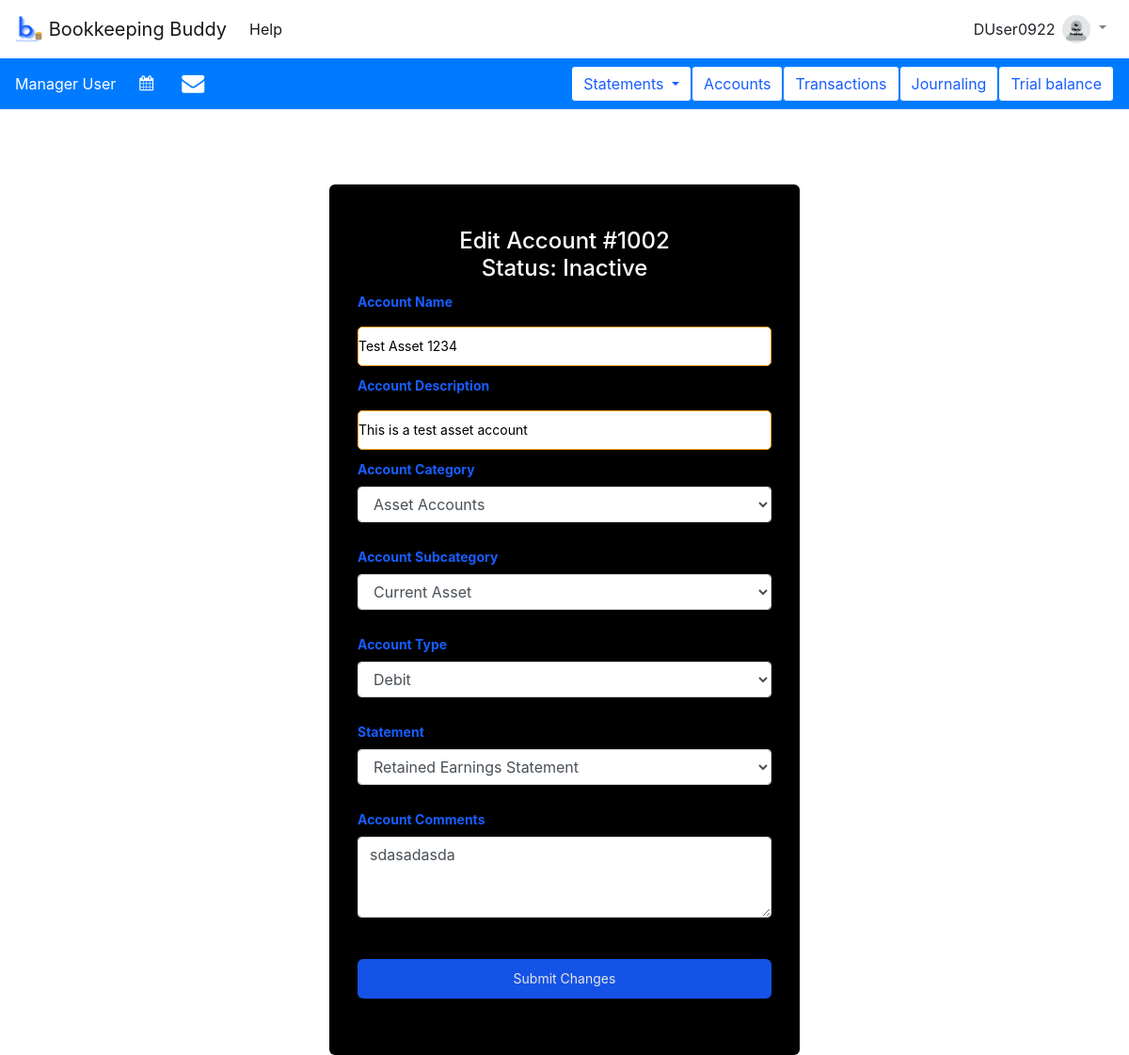
The page /fin_accts/edit_acct/1002 (signed in) on the database its author committed.
### tables this page shows
CREATE TABLE users (
  username TEXT PRIMARY KEY UNIQUE,
  email_address TEXT NOT NULL,
  first_name TEXT NOT NULL,
  last_name TEXT NOT NULL,
  active INTEGER NOT NULL,
  role INTEGER NOT NULL,
  picture BLOB,
  password TEXT NOT NULL,
  address TEXT NOT NULL,
  DOB TEXT NOT NULL,
  old_passwords TEXT NOT NULL,
  password_refresh_date TEXT NOT NULL,
  incorrect_login_attempts INTEGER NOT NULL,
  suspend_start_date TEXT,
  suspend_end_date TEXT,
  creation_date TEXT NOT NULL,
  first_pet TEXT NOT NULL,
  city_born TEXT NOT NULL,
  year_graduated_hs INTEGER NOT NULL
);

CREATE TABLE accounts (
    acct_name TEXT NOT NULL UNIQUE,
    acct_num INTEGER PRIMARY KEY AUTOINCREMENT UNIQUE,
    acct_desc TEXT,
    /* category to which this account belongs. Must be in
       the acct_categories table */
    acct_category INTEGER NOT NULL REFERENCES acct_categories(number),
    /* Account subcategory. Must be in subcategory table */
    acct_subcategory INTEGER NOT NULL REFERENCES subcategories(id_num),
    /* debit acct == 1, credit acct == 0 */
    debit INTEGER NOT NULL,
    /* stored as cents (no decimals) */
    initial_bal INTEGER NOT NULL,
    /* stored as cents (no decimals) */
    balance INTEGER NOT NULL,
    /* string in the format YYYY-MM-DD */
    date_created TEXT NOT NULL,
    /* must have been created by someone in users table */
    created_by TEXT NOT NULL REFERENCES users(username),
    /* financial statement which uses this account */
    statement INTEGER NOT NULL REFERENCES statements(number),
    /* Comment about this account */
    comment TEXT,
    /* Account active? 0 == inactive, 1 == active */
    active INTEGER DEFAULT 0 NOT NULL
);

CREATE TABLE acct_categories (
    /* name of this category */
    name TEXT NOT NULL,
    /* unique identifier for this category */
    number INTEGER PRIMARY KEY UNIQUE
);

CREATE TABLE subcategories (
    /* Unique ID for this subcategory */
    id_num INTEGER PRIMARY KEY AUTOINCREMENT UNIQUE,
    /* Which category does this subcategory belong to? */
    category INTEGER REFERENCES acct_categories(number),
    /* Name of this subcategory */
    name TEXT NOT NULL
);

CREATE TABLE statements(
    /* unique identifier for this statement */
    number INTEGER PRIMARY KEY UNIQUE,
    /* name of this statement */
    name TEXT NOT NULL
);

### appl_domain/fin_accts.py (the view, shortened to what this page needs)
@bp.route('/edit_acct/<account_num>', methods=('GET', 'POST'))
@login_required
def edit_account(account_num):
    db = get_db()
    account = db.execute(
        "SELECT * from accounts WHERE acct_num = ?", (account_num,)
    ).fetchone()
    categories = db.execute(
        "SELECT * FROM acct_categories"
    ).fetchall()
    subcategories = db.execute(
        "SELECT * FROM subcategories"
    ).fetchall()
    statements = db.execute(
        "SELECT * FROM statements"
    ).fetchall()
    account = db.execute(
        "SELECT * from accounts WHERE acct_num = ?", (account_num,)
    ).fetchone()
    return render_template('fin_accts/create_account.html',
                           account=account,
                           statements=statements,
                           categories=categories,
                           subcategories=subcategories)

### appl_domain/auth.py (called while the page is built)
def login_required(view):
    @functools.wraps(view)
    def wrapped_view(**kwargs):
        if g.user is None:
            return redirect(url_for('auth.login'))
        return view(**kwargs)
    return wrapped_view

@bp.before_app_request
def load_logged_in_user():
    username = session.get('username')
    if username is None:
        g.user = None
    else:
        g.user = get_db().execute(
            "SELECT * FROM users WHERE username = ?", (username,)
        ).fetchone()

### appl_domain/db.py (called while the page is built)
def get_db():
    if 'db' not in g:
        g.db = sqlite3.connect(
            current_app.config['DATABASE'],
            detect_types=sqlite3.PARSE_DECLTYPES
        )
        g.db.row_factory = sqlite3.Row
    return g.db

### appl_domain/templates/fin_accts/create_account.html (shortened to what this page needs)
{% extends 'base.html' %}
{% block content %}
<div class = "loginbox">
    <form class = "box" method="post">
        <h1>
    {% block title %}
        {% if account %}
            Edit Account #{{ account['acct_num'] }}
        {% else %}
            Create a new financial account
        {% endif %}
    {% endblock %}
    {% if account %}
        <br>
        Status: {% if account['active'] == 1 %}Active{% else %}Inactive{% endif %}
    {% endif %}
    </h1>
        <label for="acct_name">Account Name</label>
        <input name="acct_name" placeholder="Enter a name for the new account" id="acct_name" {% if account %} value="{{ account['acct_name'] }}" {% endif %}required>
        <br>
        <label for="acct_desc">Account Description</label>
        <input name="acct_desc" placeholder="Enter a description of the new account" id="acct_desc" {% if account %} value="{{ account['acct_desc'] }}" {% endif %}required>
        <br>
        <label for="acct_category">Account Category</label>
        <select name="acct_category" id="acct_category" class="form-control">
            {% for category in categories %}
            <option value="{{ category['number'] }}" {% if account and account['acct_category'] == category['number'] %} selected {% endif %}>{{ category['name'] }}</option>
            {% endfor %}
        </select>
        <br>
        <label for="acct_subcategory">Account Subcategory</label>
        <select name="acct_subcategory" id="acct_subcategory", class="form-control">
            {% for category in categories %}
                <optgroup label="{{ category['name'] }}">
                    {% for subcategory in subcategories %}
                        {% if subcategory['category'] == category['number'] %}
                            <option value="{{ subcategory['id_num'] }}" {% if account and account['acct_subcategory'] == subcategory['id_num'] %} selected {% endif %}>{{ subcategory['name'] }}</option>
                        {% endif %}
                    {% endfor %}
                </optgroup>
            {% endfor %}
        </select>
        <br>
        <label for="debit">Account Type</label>
        <select name="debit" id="debit" class="form-control">
            <option value="1" {% if account and account['debit'] == 1 %} selected {% endif %}>Debit</option>
        </select>
        <br>
        <label for="statement">Statement</label>
        <select name="statement" id="statement" class="form-control">
            {% for statement in statements %}
                <option value="{{ statement['number'] }}" {% if account and account['statement'] == statement['number'] %} selected {% endif %}>{{ statement['name'] }}</option>
            {% endfor %}
        </select>
        <br>
        <label for="comment">Account Comments</label>
         <textarea class="form-control" name="comment" id="comment" placeholder="Enter comments about this account" rows="3">{% if account %}{{ account['comment'] }}{% endif %}</textarea>
        <br>
            <input  data-toggle="tooltip" data-placement="top" title="Create a new financial account" class = "submit" type="submit" value="{% if account %}Submit Changes{% else %}Create Account{% endif %}"/>
    </form>
    </div>
{% endblock %}

### appl_domain/templates/base.html (shortened to what this page needs)
<!DOCTYPE html>
<html lang="en" xmlns="http://www.w3.org/1999/html" xmlns="http://www.w3.org/1999/html">
  <head>
     <link rel="stylesheet" href="{{url_for('static', filename = 'index.css') }}"/>
      <link rel="stylesheet" href="{{url_for('static', filename = 'datatable.css') }}"/>
      <link rel="stylesheet" href="{{url_for('static', filename = 'dateTime.css') }}"/>
    <link rel="stylesheet" href="https://cdn.jsdelivr.net/npm/bootstrap@4.5.3/dist/css/bootstrap.min.css">
       <link rel="stylesheet" href="https://cdnjs.cloudflare.com/ajax/libs/bootstrap-datepicker/1.9.0/css/bootstrap-datepicker.min.css" />
    <link rel="stylesheet" href="https://cdnjs.cloudflare.com/ajax/libs/font-awesome/4.7.0/css/font-awesome.min.css" />
          <link rel = "stylesheet" href = "https://cdn.datatables.net/fixedheader/3.2.3/css/fixedHeader.dataTables.min.css">
  </head>
<body>
<nav class="navbar sticky-top navbar-expand-lg navbar-light bg-white" style="position: relative; z-index: 999; overflow: visible">
    <a class="navbar-brand" href = {{ url_for('mainpage') }} > <img src="{{ url_for('static', filename='logo_cropped.png') }}" width="30" height="30" class="d-inline-block align-top" alt="Site logo">
        Bookkeeping Buddy
    </a>
    {%  if g.user %}
        <div class="collapse navbar-collapse" id="navbarSupportedContent">
            <ul class="navbar-nav mr-auto">
                <li class="nav-item active">
                    <a class="nav-link" href="{{ url_for('auth.help') }}">Help</a>
                </li>
            </ul>
            <div id="username" >{{ g.user['username'] }}</div>
            <ul class="navbar-nav mr-right">
                <li class="nav-item dropdown" style="position: relative; z-index: 999; overflow: visible">
                    {% if g.user['picture'] %}
                        <a class="nav-link dropdown-toggle" href="#" id="navbarDropdown" role="button" data-toggle="dropdown" aria-haspopup="true" aria-expanded="false">
                            <img class = "rounded-circle" width="30" height="30" alt="User's profile picture"/>
                        </a>
                        <div class="dropdown-menu dropdown-menu-right" aria-labelledby="navbarDropdown">
                            <a class="dropdown-item" href="{{ url_for('auth.my_account') }}">My Account</a>
                            <a class="dropdown-item" href="{{ url_for('auth.manage_users')}}" >Manage Users</a>
                            <div class="dropdown-divider"></div>
                            <a class="dropdown-item" href="{{ url_for('auth.logout') }}">Log Out</a>
                        </div>
                    {% else %}
                        <a class="nav-link dropdown-toggle" href="#" id="navbarDropdown" role="button" data-toggle="dropdown" aria-haspopup="true" aria-expanded="false">
                            <img src="{{ url_for('static', filename='no_photo.png') }}" class = "rounded-circle" width="30" height="30" alt="Placeholder profile picture"/>
                        </a>
                    {% endif %}
                </li>
            </ul>
        </div>
    {% endif %}
</nav>
{%  if g.user %}
    <nav class="navbar navbar-expand-lg navbar-light bg-primary">
        <div id="fullname" style="text-align: left; margin-right: 5vh; color: white">{{ g.user['first_name'] }} {{ g.user['last_name'] }}</div>
  <div class="collapse navbar-collapse" id="navbarSupportedContent1">
    <ul class="navbar-nav mr-auto">
      <li class="nav-item active">
          <form  class="form-inline">
        <div class = "row form-group">
               <div>
                   <i id = "datepicker" class = "fa fa-calendar" style="color: white"></i>
               </div>
                        </div>
      </li>
        <li class="nav-item active">
                        <div >
                            <a href={{ url_for('fin_accts.email') }}><i class="fa fa-envelope" style="font-size:24px; color:white; padding-left:30px"></i></a>
                        </div>
        </li>
    </ul>
    <form class="form-inline my-2 my-lg-0">
       <div class="dropdown">
              <button  data-placement="top" title="Create and view financial account statements" class="btn btn-primary dropdown-toggle" type="button" data-toggle="dropdown" style="background-color: white; color: #185DFF">Statements
              </button>
            </div>
 <button type="button" class="btn btn-outline-primary" data-toggle="tooltip" data-placement="top" title="View chart of accounts or create a new account" style = "background-color: white; color: #185DFF"  onclick="window.location.href='{{ url_for('fin_accts.view_accounts')}}'">Accounts</button>
        <button type="button" class="btn btn-outline-primary" data-toggle="tooltip" data-placement="top" title="View transactions or create a new transaction" style = "background-color: white; color: #185DFF" >Transactions</button>
        <button type="button" class="btn btn-outline-primary" style = "background-color: white; color: #185DFF" data-toggle="tooltip" data-placement="top" title="Create and view journal entries" onclick="window.location.href='{{ url_for('journaling.journal') }}'">Journaling</button>
        <button type="button" class="btn btn-outline-primary" style = "background-color: white; color: #185DFF" data-toggle="tooltip" data-placement="top" title="Create a trial balance">Trial balance</button>
    </form>
  </div>
</nav>
{% endif %}
</body>
<section class="content">
    {% block content %}{% endblock %}
</section>
</html>

### appl_domain/static/index.css (style rules this page uses)
body { background-image: url("backgroundbb.jpg"); background-repeat: no-repeat; background-attachment: fixed; background-size: cover; background-color: #CFCFCF; height: 500px; background-position: center center; position: relative; }

### appl_domain/templates/base.html (style rules this page uses)
* { margin: 0; padding: 0; }

### appl_domain/templates/fin_accts/create_account.html (style rules this page uses)
.loginbox { position: relative; max-width: 500px; width: 80%; border-radius: 6px; padding: 30px; margin-top: 10vh; margin-left: auto; margin-right: auto; background-color: black; }
.loginbox h1 { padding:0; text-align:center; color: white; font-size: x-large; }
.loginbox .box { position: relative; margin-top:16px; min-height: 400px; background: black; }
.box label { font-size: 14px; font-weight: bold; color: #185DFF; }
.box input { width: 100%; outline: none; color: #333; font-size: 14px; border: 1px solid #F89E19; border-radius: 5px; color: black; height: 42px; margin: 8px 0; }
.box .submit { background-color: #185DFF; color: white; padding: 10px 20px; margin-top: 20px; margin-bottom: 30px; border: none; border-radius: 6px; cursor: pointer; width: 100%; opacity: 0.9; font-size: 14px; }

### rows shown on the page
users: user.username "DUser0922", user.first_name "Manager", user.last_name "User"
accounts: acct_num "1002", acct_name "Test Asset 1234", acct_desc "This is a test asset account", acct_category "Asset Accounts", acct_subcategory "Current Asset", debit "Debit", statement "Retained Earnings Statement", comment "sdasadasda"
